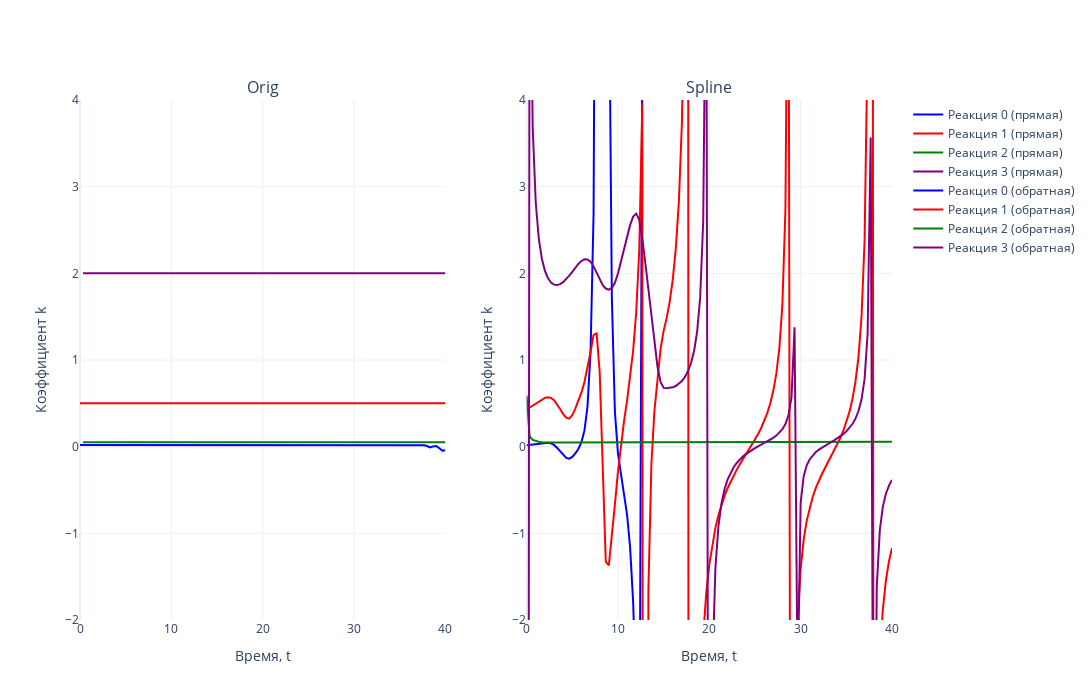

Notebook cell for this chart:
### Markdown cell above
## Генерация k в ходе обратной задачи

### Code cell
# Задаем цвета (4 цвета для реакций)
colors = ['blue', 'red', 'green', 'purple']

# Создаем два подграфика (2 столбца, 1 строка)
fig = make_subplots(rows=1, cols=2, subplot_titles=['Orig', 'Spline'])

# Первый график (прямая задача)
for i in range(N_REACTION):  
    fig.add_trace(go.Scatter(
        x=tsteps, 
        y=K_TRUE[i, :], 
        mode='lines', 
        name=f'Реакция {i} (прямая)',
        line=dict(color=colors[i % len(colors)])  # Применяем цвета циклично
    ), row=1, col=1)

# Второй график (обратная задача)
for i in range(N_REACTION):  
    fig.add_trace(go.Scatter(
        x=tsteps, 
        y=k_spline[i, :], 
        mode='lines', 
        name=f'Реакция {i} (обратная)',
        line=dict(color=colors[i % len(colors)])  # Применяем цвета циклично
    ), row=1, col=2)

# Настройки общего макета
fig.update_layout(
    template='plotly_white',
    width=1400,  # Общая ширина холста
    height=700,  # Высота холста
    showlegend=True
)

# Ограничение оси Y
fig.update_yaxes(range=[-2, 4], title_text='Коэффициент k', row=1, col=1)
fig.update_yaxes(range=[-2, 4], title_text='Коэффициент k', row=1, col=2)

# Подписи оси X
fig.update_xaxes(title_text='Время, t', row=1, col=1)
fig.update_xaxes(title_text='Время, t', row=1, col=2)

# Отображение графика
fig.show()
